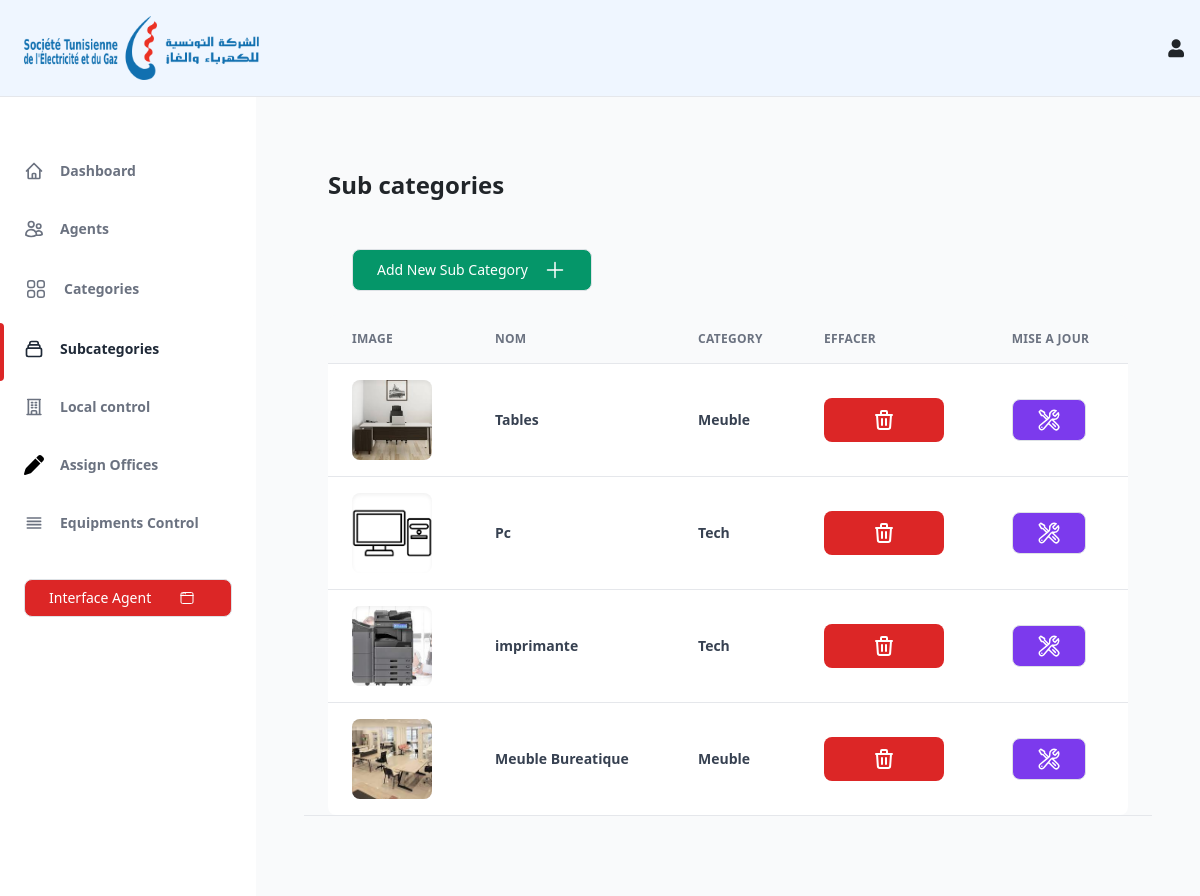
Screenshot of /subcategorycontrol (signed in) with the database file from the repository.
### tables this page shows
CREATE TABLE `subcategory` (
  `id_subcategory` int(8) NOT NULL,
  `id_category` int(8) NOT NULL,
  `name` varchar(30) NOT NULL,
  `image` varchar(255) NOT NULL
);

CREATE TABLE `category` (
  `id_category` int(8) NOT NULL,
  `name` varchar(255) NOT NULL,
  `image` varchar(255) NOT NULL
);

### core/Functions.php (called while the page is built, shortened)
<?php
function base_path($path)
{
    return BASE_PATH . $path;
}
function view($path, $attributes = []){
    extract($attributes);
    require  base_path('views/'.$path);
}

### controllers/admin/subcategory/index.php (called while the page is built, shortened)
<?php
$config = require base_path('config.php');
$db = new Database($config['database']);
$subcategory = $db->query("select * from subcategory ") -> get();
$category = $db->query("select * from category ") -> get();
view("admin/subcategorycontrol.views.php", [
    'heading' => 'Sub categories',
    'subcategories' => $subcategory,
    'categories' => $category
]);

### public/index.php (called while the page is built, shortened)
<?php
require BASE_PATH . 'core/functions.php';
spl_autoload_register(function ($class) {
    $class = str_replace("\\", '/', $class);
});
$router = new \core\Router();
$uri = parse_url($_SERVER['REQUEST_URI'])['path'];
$method =$_POST['_method'] ?? $_SERVER['REQUEST_METHOD'];
$router->route($uri, $method);

### core/Database.php (called while the page is built, shortened)
<?php
    class Database {
    public  $connection;
    public $statement;
    public function __construct($config,$username ="root" ,$password= "")
    {
        $dsn = ('mysql:' . http_build_query($config,'',';'));
        $this-> connection = new PDO($dsn, $username, $password,[
            PDO::ATTR_DEFAULT_FETCH_MODE => PDO::FETCH_ASSOC
        ]);
    }
    public function query($query,$params = [])
    {
        $this->statement = $this-> connection ->prepare($query);
        $this->statement->execute($params);
        return $this;
    }
    public function get(){
        return $this->statement->fetchAll();
    }
}

### config.php (called while the page is built)
<?php
return [
    'database' => [
        'host' => 'localhost',
        'port' => 3306,
        'dbname' => 'steggestionim',
        'charset' => 'utf8mb4'
    ],
];

### views/admin/subcategorycontrol.views.php (the view, shortened to what this page needs)
<?php require base_path( 'views/admin/partials/head.php'); ?>
<?php require base_path( 'views/admin/partials/header.php') ?>
<?php require base_path( 'views/admin/partials/aside.php')?>
<main class=" p-5 w-full h-full overflow-y-auto">
    <div class="container px-6 mx-auto grid ">
        <h1 class="my-6 text-2xl font-semibold text-black-700 dark:text-gray-200 ">
            <?= $heading ?>
        </h1>
        <div class="px-6 my-6 ">
            <button data-modal-target="authentication-modal" data-modal-toggle="authentication-modal"
                class="flex items-center justify-between w-60 px-4 py-2 text-sm font-medium leading-5 text-white transition-colors duration-150 bg-green-600 border border-transparent rounded-lg active:bg-green-600 hover:bg-green-700 focus:outline-none focus:shadow-outline-purple">
                Add New Sub Category
                <span class="ml-2" aria-hidden="true">
                    <svg class="w-6 h-6 text-white" fill="none" stroke="currentColor" stroke-width="1.5"
                        viewBox="0 0 24 24" xmlns="http://www.w3.org/2000/svg" aria-hidden="true">
                        <path stroke-linecap="round" stroke-linejoin="round" d="M12 4.5v15m7.5-7.5h-15"></path>
                    </svg>
                </span>
            </button>
        </div>
        <div class="w-full overflow-hidden rounded-lg shadow-xs">
            <div class="w-full overflow-x-auto">
                <table class="w-full whitespace-no-wrap">
                    <thead>
                        <tr
                            class="text-xs font-semibold tracking-wide text-left text-gray-500 uppercase border-b dark:border-gray-700 bg-gray-50 dark:text-gray-400 dark:bg-gray-800">
                            <th class="px-4 py-3">Image</th>
                            <th class="px-4 py-3">Nom</th>
                            <th class="px-4 py-3">category</th>
                            <th class="px-4 py-3">Effacer</th>
                            <th class="px-4 py-3">Mise a jour</th>
                        </tr>
                    </thead>
                    <tbody class=" text-left bg-white divide-y dark:divide-gray-700 dark:bg-gray-800">
                        <?php $x = 0 ?>
                        <?php foreach ($subcategories as $subcategory): ?>
                        <?php $x++?>
                        <tr class="text-gray-700 dark:text-gray-400">
                            <td class="px-4 py-3">
                                <div class="flex items-center text-sm">
                                    <div class="relative hidden w-20 h-20  rounded-full md:block">
                                        <img class=" object-cover w-full h-full rounded-lg"
                                            src="<?= $subcategory['image'] ?>" alt="" loading="lazy" />
                                        <div class="absolute inset-0 rounded-lg shadow-inner" aria-hidden="true">
                                        </div>
                                    </div>
                                </div>
                            </td>
                            <td class="px-4 py-3 text-sm">
                                <p class="font-semibold">
                                    <?= $subcategory['name'] ?>
                                </p>
                            </td>
                            <td class="px-4 py-3 text-sm">
                                <p class="font-semibold">
                                    <?php foreach ($categories as $category): ?>
                                    <?php if ($subcategory['id_category'] === $category['id_category']): ?>
                                    <?= $category['name'] ?>
                                    <?php endif; ?>
                                    <?php endforeach; ?>
                                </p>
                            </td>
                            <td class="px-4 py-3 text-sm">
                                <button data-modal-target="popup-modal<?= $x ?>"
                                    data-modal-toggle="popup-modal<?= $x ?>"
                                    class="block text-white bg-red-600 hover:bg-red-800 focus:ring-4 focus:outline-none focus:ring-blue-300 font-medium rounded-lg text-sm px-5 py-2.5 text-center">
                                </button>
            </div>
        </div>
    </div>
    </td>
    <td class="px-4 py-3 text-sm">
        <button data-modal-target="crypto-modal<?= $x ?>" data-modal-toggle="crypto-modal<?= $x ?>"
            class=" w-19 px-4 py-2 text-sm font-medium leading-5 text-white transition-colors duration-150 bg-purple-600 border border-transparent rounded-lg active:bg-purple-600 hover:bg-purple-700 focus:outline-none focus:shadow-outline-purple ">
        </button>
        </div>
    </td>
    </tr>
    <?php endforeach; ?>
    <div
        class="grid px-4 py-3 text-xs font-semibold tracking-wide text-gray-500 uppercase border-t dark:border-gray-700 bg-gray-50 sm:grid-cols-9 dark:text-gray-400 dark:bg-gray-800">
    </div>

### core/Router.php (shortened to what this page needs)
<?php
class Router{
    protected $routes = [];
    public function add($method,$uri,$controller){
        $this->routes[] = [
            'uri' => $uri,
            'controller' => $controller,
            'method' => $method
        ];
    }
    public function route($uri,$method)
    {
        foreach($this->routes as $route){
            if ($route['uri']===$uri && $route['method'] === strtoupper($method)){
                return require base_path($route['controller']);
            }
        }
    }
}

### rows the page displays
subcategory: image (picture), name "Tables"
category: name "Meuble"
subcategory: image (picture), name "Pc"
category: name "Tech"
subcategory: image (picture), name "imprimante"
subcategory: image (picture), name "Meuble Bureatique"
